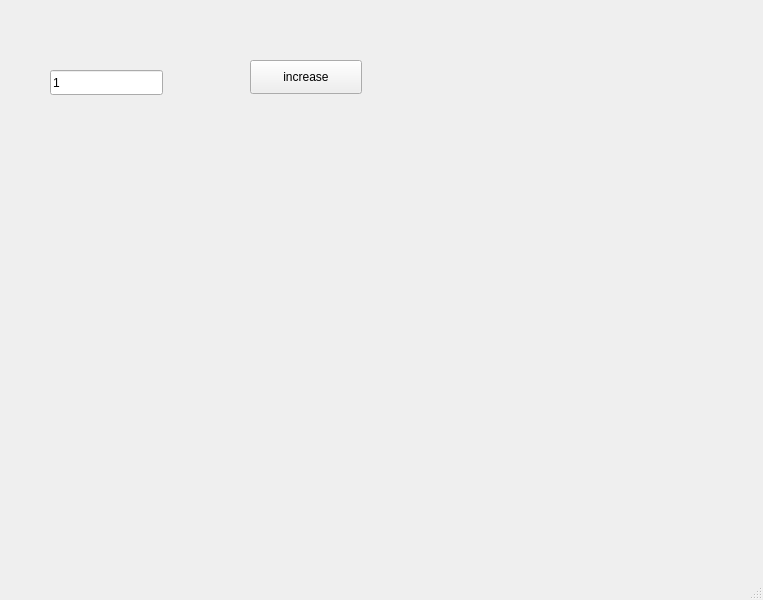
<?xml version="1.0" encoding="UTF-8"?>
<ui version="4.0">
 <class>MainWindow</class>
 <widget class="QMainWindow" name="MainWindow">
  <property name="geometry">
   <rect>
    <x>0</x>
    <y>0</y>
    <width>763</width>
    <height>600</height>
   </rect>
  </property>
  <property name="windowTitle">
   <string>MainWindow</string>
  </property>
  <widget class="QWidget" name="centralwidget">
   <widget class="QPushButton" name="pb">
    <property name="geometry">
     <rect>
      <x>250</x>
      <y>60</y>
      <width>112</width>
      <height>34</height>
     </rect>
    </property>
    <property name="text">
     <string>increase</string>
    </property>
   </widget>
   <widget class="QLineEdit" name="le">
    <property name="geometry">
     <rect>
      <x>50</x>
      <y>70</y>
      <width>113</width>
      <height>25</height>
     </rect>
    </property>
    <property name="text">
     <string>1</string>
    </property>
   </widget>
  </widget>
  <widget class="QMenuBar" name="menubar">
   <property name="geometry">
    <rect>
     <x>0</x>
     <y>0</y>
     <width>763</width>
     <height>31</height>
    </rect>
   </property>
  </widget>
  <widget class="QStatusBar" name="statusbar"/>
 </widget>
 <resources/>
 <connections/>
</ui>
